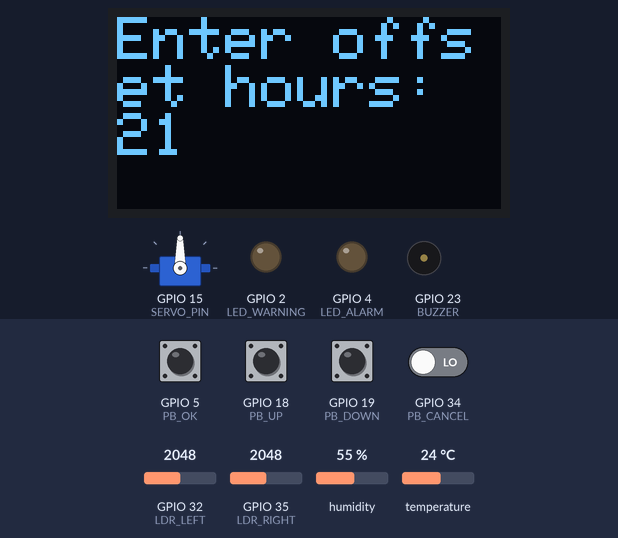
Bench run of a program on a simulated ESP32. Shown: servo, 128×64 one-colour display, output pins drawn as LEDs (lit = HIGH), buzzer (waves = sounding, pin HIGH). The inputs (shaded band) are chosen by the test bench; at power-on: GPIO 18 (PB_UP) HIGH, GPIO 5 (PB_OK), GPIO 19 (PB_DOWN), GPIO 34 (PB_CANCEL) LOW, humidity 55 %, GPIO 32 (LDR_LEFT) = 2048, GPIO 35 (LDR_RIGHT) = 2048, temperature 24 °C. WiFi joins after 1.5 s; servers stay silent unless stated; the local clock reads 2024-03-15 10:24:30 at power-on unless the program sets it; no MQTT or app messages arrive unless stated; what the program prints to the serial monitor is not drawn.

Above: at 4.4 s.
4.5 s: GPIO 19 (PB_DOWN) pulled HIGH for 1 s
At 6.1 s:
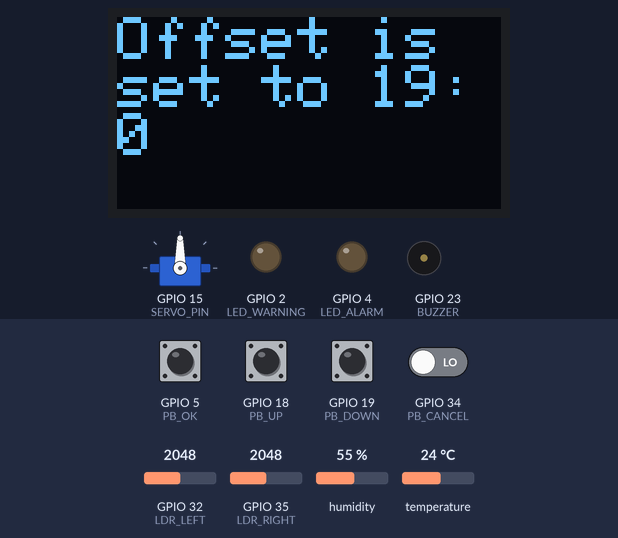
7.9 s: humidity set to 59 %
9.4 s: humidity set to 62 %
At 10.07 s:
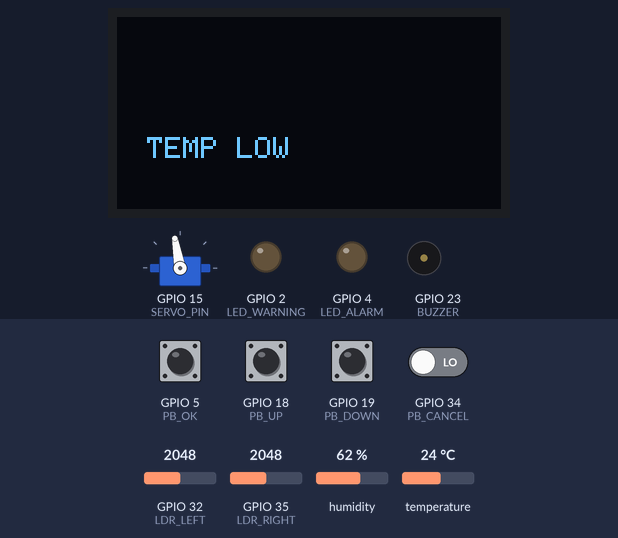
12.0 s: GPIO 34 (PB_CANCEL) driven HIGH
At 12.6 s:
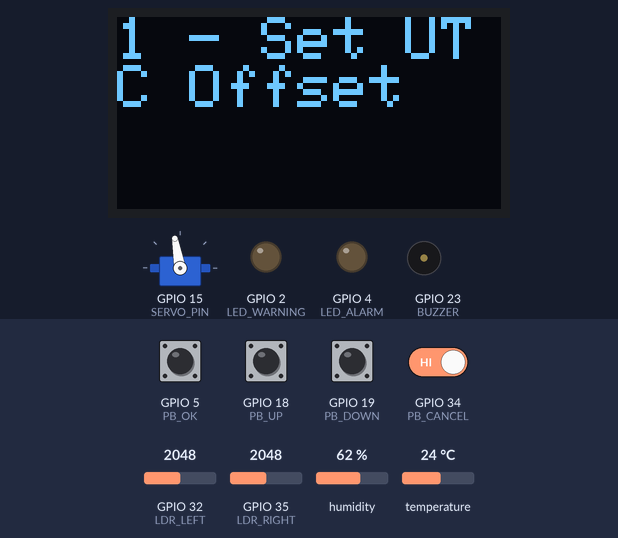
15.0 s: GPIO 19 (PB_DOWN) pulled HIGH for 0.6 s
At 16.0 s:
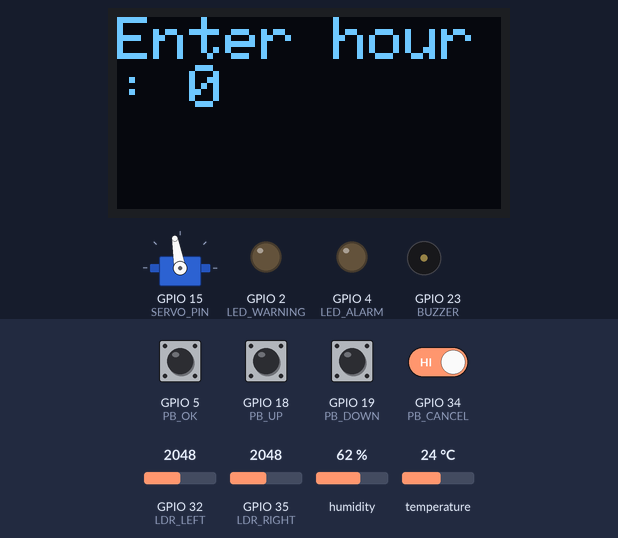
18.5 s: GPIO 19 (PB_DOWN) pulled HIGH for 0.6 s
At 19.41 s:
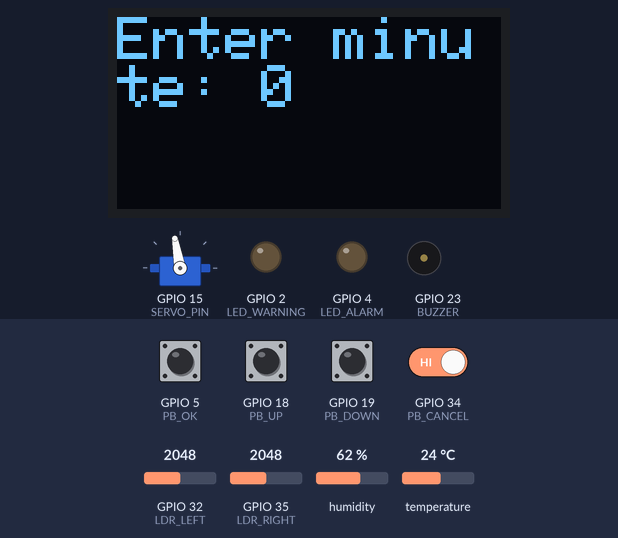
Timing chart, 0 to 21.5 s (numbered marks = the images above; inputs shaded):
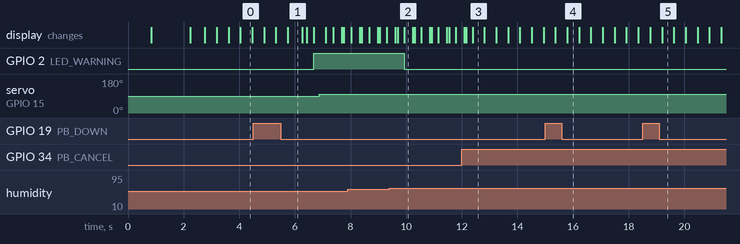

Measured:
- the behaviour switches between 60 and 61 % on humidity (found by bisection; images 1 and 2)
- after the input at 4.5 s, GPIO 2 (LED_WARNING): LOW → HIGH after 2.2 s; servo on GPIO 15 (SERVO_PIN): 90° → 100° after 2.4 s; the display: first differs from a run without the input after 0.82 s (image 1 shows a later state)
- after the input at 9.4 s, GPIO 2 (LED_WARNING): HIGH → LOW after 0.53 s; the display: first differs from a run without the input after 0.53 s (image 2)
- after the input at 12.0 s, the display: first differs from a run without the input after 0.39 s (image 3)
- after the input at 15.0 s, the display: first differs from a run without the input after 0.79 s (image 4)
- after the input at 18.5 s, the display: first differs from a run without the input after 0.70 s (image 5)
- what the display in image 0 shows lasts 0.5 s, from 4.0 s to 4.5 s

The program:

main.cpp
```cpp
#include <Arduino.h>

#include "oled.h"
#include "buttons.h"
#include "time_alarm.h"
#include "temp_humidity.h"
#include "ldr.h"
#include "servomotor.h"
#include "connectivity.h"

struct datetime date_time;
struct datetime offset = {};

int angleOffset = 30;
float gammaFactor = 0.75;

// Function Declarations
void run_mode(int);
int calculateServoAngle(int, int, int, float);
void slideWindow(int, float);

void setup()
{
  pinMode(BUZZER, OUTPUT);
  pinMode(LED_ALARM, OUTPUT);
  pinMode(LED_WARNING, OUTPUT);
  pinMode(PB_CANCEL, INPUT);
  pinMode(PB_OK, INPUT);
  pinMode(PB_UP, INPUT);
  pinMode(PB_DOWN, INPUT);
  pinMode(LDR_LEFT, INPUT);
  pinMode(LDR_RIGHT, INPUT);
  pinMode(SERVO_PIN, OUTPUT);

  dhtSensor.setup(DHTPIN, DHTesp::DHT22);
  servoInitialize();

  Serial.begin(115200);

  if (!display.begin(SSD1306_SWITCHCAPVCC, SCREEN_ADDRESS))
  {
    Serial.println("OLED Display Initialization Failed.");
    for (;;)
      ;
  }

  display.clearDisplay();
  displayLine("MediBox", 20, 20, 2);
  delay(500);
  display.clearDisplay();

  WiFi.begin("Wokwi-GUEST", "", 6);
  while (WiFi.status() != WL_CONNECTED)
  {
    delay(250);
    display.clearDisplay();
    displayLine("Connecting to Wi-Fi...", 0, 0, 1);
  }
  display.clearDisplay();
  displayLine("Connected to Wi-Fi", 0, 0, 1);
  delay(500);

  // Setting up MQTT Connection
  setupMQTT();

  // Initialize the `alarm_triggered` array to `true` in the beginning,
  // so that alarms will not trigger at unwanted times.
  for (int i = 0; i < n_alarms; i++)
  {
    alarm_triggered[i] = true;
  }

  // Initially, the user is required to update their time zone.
  run_mode(0);
}

void loop()
{
  update_time_with_check_alarm(&date_time);

  if (digitalRead(PB_OK) == LOW)
  {
    delay(200);
    bool mode_changed = go_to_menu();
    if (mode_changed)
    {
      run_mode(current_mode);
    }
  }

  check_temp_humidity();

  if (subscribedAngleOffsetChanged) {
    angleOffset = subscribedAngleOffset;
    subscribedAngleOffsetChanged = false;
  }
  if (subscribedGammaFactorChanged) {
    gammaFactor = subscribedGammaFactor;
    subscribedGammaFactorChanged = false;
  }
  slideWindow(angleOffset, gammaFactor);

  // Communication with the NodeRED Dashboard

  if (!mqttClient.connected()) {
    Serial.println("Reconnecting to MQTT Broker...");
    connectToBroker();
  }

  mqttClient.loop();

  mqtt_publish("2853_MEDIBOX_LDR_LEFT", getIntensity(LDR_LEFT));
  mqtt_publish("2853_MEDIBOX_LDR_RIGHT", getIntensity(LDR_RIGHT));
}

void run_mode(int mode)
{
  if (mode == 0)
  {
    set_utc_offset(&offset);
    UTC_OFFSET = 3600 * offset.hours + 60 * offset.minutes;
    configTime(UTC_OFFSET, UTC_OFFSET_DST, NTP_SERVER);
  }

  else if (mode == 1 || mode == 2 || mode == 3)
  {
    set_alarm(mode - 1);
  }

  else if (mode == 4)
  {
    alarm_enabled = false;
    display.clearDisplay();
    displayLine("All alarms are disabled.", 0, 0, 2);
    delay(500);
  }
}

int calculateServoAngle(int leftLDR, int rightLDR, int offset, float gamma) {
  float D;
  if (leftLDR >= rightLDR) D = 1.5;
  else D = 0.5;

  float maxValue = 4063.0;
  float I = max(leftLDR, rightLDR) / maxValue;

  int angle = min(offset * D + (180 - offset) * I * gamma, (float) 180);

  return angle;
}

void slideWindow(int offset, float gamma) {
  int leftValue = getIntensity(LDR_LEFT);
  int rightValue = getIntensity(LDR_RIGHT);

  int angle = calculateServoAngle(leftValue, rightValue, offset, gamma);

  turnServo(angle);

  // The following part shows jitter in the simulation.

  // // Turn servo motor slowly.
  // int currentAngle = max(min(getCurrentAngle(), 180), 0);
  // Serial.print("Current Angle: ");
  // Serial.println(currentAngle);

  // if (angle > currentAngle) {
  //   for (int i = currentAngle; i <= angle; i++) {
  //     turnServo(i);
  //     delay(10);
  //   }
  // } else if (angle < currentAngle) {
  //   for (int i = currentAngle; i >= angle; i--) {
  //     turnServo(i);
  //     delay(10);
  //   }
  // }
}
```

buttons.h
```cpp
#ifndef BUTTONS_H
#define BUTTONS_H

#include <Arduino.h>

#define PB_CANCEL 34
#define PB_OK 5
#define PB_UP 18
#define PB_DOWN 19

extern int current_mode;

int wait_for_button_press();
bool go_to_menu();

#endif
```

connectivity.h
```cpp
#ifndef CONNECTIVITY_H
#define CONNECTIVITY_H

#include <Arduino.h>
#include <WiFi.h>
#include <PubSubClient.h>

extern WiFiClient espClient;
extern PubSubClient mqttClient;

extern int subscribedAngleOffset;
extern bool subscribedAngleOffsetChanged;
extern float subscribedGammaFactor;
extern bool subscribedGammaFactorChanged;

void setupMQTT();
void connectToBroker();
void recieveCallback(char *, byte *, unsigned int);
void mqtt_publish(char *, float);

#endif
```

ldr.h
```cpp
#ifndef LDR_H
#define LDR_H

#define LDR_LEFT 32
#define LDR_RIGHT 35

int getIntensity(int);

#endif
```

oled.h
```cpp
#ifndef OLED_H
#define OLED_H

#include <Wire.h>
#include <Adafruit_SSD1306.h>
#include <Adafruit_GFX.h>

#define SCREEN_WIDTH 128
#define SCREEN_HEIGHT 64
#define OLED_RESET -1
#define SCREEN_ADDRESS 0x3c

extern Adafruit_SSD1306 display;

void displayLine(String, int, int, int);

#endif
```

servomotor.h
```cpp
#ifndef SERVOMOTOR_H
#define SERVOMOTOR_H

#define SERVO_PIN 15

#include <ESP32Servo.h>

extern Servo servo;

void servoInitialize();
void turnServo(int);
int getCurrentAngle();

#endif
```

temp_humidity.h
```cpp
#ifndef TEMP_HUMIDITY_H
#define TEMP_HUMIDITY_H

#include <DHTesp.h>
#define DHTPIN 12
#define LED_WARNING 2

extern DHTesp dhtSensor;

void check_temp_humidity();

#endif
```

time_alarm.h
```cpp
#ifndef TIME_ALARM_H
#define TIME_ALARM

#include <WiFi.h>

#define NTP_SERVER "pool.ntp.org"
#define UTC_OFFSET_DST 0

#define BUZZER 23
#define LED_ALARM 4

extern const int n_alarms;
extern long int UTC_OFFSET; // In seconds
extern bool alarm_enabled;
extern bool alarm_triggered[];

struct datetime
{
    int days = 0;
    int hours = 0;
    int minutes = 0;
    int seconds = 0;
};

void print_time_now(struct datetime *);
void set_utc_offset(struct datetime *);
void update_time(struct datetime *);
void set_alarm(int);
void update_time_with_check_alarm(struct datetime *);
void ring_alarm();

#endif
```

buttons.cpp
```cpp
#include <Arduino.h>

#include "buttons.h"
#include "oled.h"

int max_modes = 5;
String modes[] = {"1 - Set UTC Offset", "2 - Set Alarm 1", "3 - Set Alarm 2", "4 - Set Alarm 3", "5 - Disable Alarms"};

int current_mode = 0;

int wait_for_button_press()
{
    unsigned long int time = millis();

    while (millis() - time <= 5000) // Times-out in 5 seconds.
    {
        if (digitalRead(PB_UP) == LOW)
        {
            delay(200);
            return PB_UP;
        }
        else if (digitalRead(PB_DOWN) == LOW)
        {
            delay(200);
            return PB_DOWN;
        }
        else if (digitalRead(PB_CANCEL) == LOW)
        {
            delay(200);
            return PB_CANCEL;
        }
        else if (digitalRead(PB_OK) == LOW)
        {
            delay(200);
            return PB_OK;
        }
    }
    return PB_CANCEL;
}

bool go_to_menu()
{
    int temp_mode = current_mode;

    unsigned long int time = millis();

    // Time-outs after 5 seconds.
    // This is important for alarms and warnings to work,
    // if the user leaves the device unattended in the 'menu'.
    while (digitalRead(PB_CANCEL) == HIGH && millis() - time <= 5000)
    {
        display.clearDisplay();
        displayLine(modes[temp_mode], 0, 0, 2);

        int pressed = wait_for_button_press();
        time = millis(); // Refreshes time for another 5 seconds.

        if (pressed == PB_UP)
        {
            delay(200);
            temp_mode += 1;
            temp_mode = temp_mode % max_modes;
        }
        else if (pressed == PB_DOWN)
        {
            delay(200);
            temp_mode -= 1;
            if (temp_mode < 0)
            {
                temp_mode = max_modes - 1;
            }
        }
        else if (pressed == PB_OK)
        {
            delay(200);
            current_mode = temp_mode;
            return true;
        }
        else if (pressed == PB_CANCEL)
        {
            delay(200);
            break;
        }
    }
    return false;
}
```

connectivity.cpp
```cpp
#include "connectivity.h"

WiFiClient espClient;
PubSubClient mqttClient(espClient);

int subscribedAngleOffset;
bool subscribedAngleOffsetChanged = false;
float subscribedGammaFactor;
bool subscribedGammaFactorChanged = false;

void setupMQTT()
{
    mqttClient.setServer("test.mosquitto.org", 1883);
    mqttClient.setCallback(recieveCallback);
}

void connectToBroker()
{
    while (!mqttClient.connected())
    {
        Serial.println("Attempting MQTT connection...");
        if (mqttClient.connect("ESP32Client-68435039325930567"))
        {
            Serial.println("MQTT Connected");
            mqttClient.subscribe("2853_MEDIBOX_ANGLE");
            mqttClient.subscribe("2853_MEDIBOX_FACTOR");
            mqttClient.subscribe("2853_MEDIBOX_ALARM");
        }
        else
        {
            Serial.print("Failed To connect to MQTT Broker");
            Serial.println(mqttClient.state());
            delay(5000);
        }
    }
}

void recieveCallback(char *topic, byte *payload, unsigned int length)
{
    Serial.print("Message arrived [");
    Serial.print(topic);
    Serial.print("] ");
    char payloadCharArr[length];
    Serial.print("Message Received: ");

    for (int i = 0; i < length; i++)
    {
        Serial.print((char)payload[i]);
        payloadCharArr[i] = (char)payload[i];
    }
    Serial.println();

    if (strcmp(topic, "2853_MEDIBOX_ANGLE") == 0)
    {
        subscribedAngleOffset = atoi(payloadCharArr);
        subscribedAngleOffsetChanged = true;
    }
    else if (strcmp(topic, "2853_MEDIBOX_FACTOR") == 0)
    {
        subscribedGammaFactor = atoi(payloadCharArr);
        subscribedGammaFactorChanged = true;
    }
    else if (strcmp(topic, "2853_MEDIBOX_ALARM") == 0)
    {
        // Received data should be handled appropriately.
        // Detect which alarm, and assign it.
    }
}

void mqtt_publish(char *topic, float value)
{
    if ((int)value == value)
    {
        const int length = String(int(value)).length();
        char valueArr[length + 1];
        String(int(value)).toCharArray(valueArr, length + 1);
        mqttClient.publish(topic, valueArr);
    }
    else
    {
        const int length = String(value).length();
        char valueArr[length + 1];
        String(value).toCharArray(valueArr, length + 1);
        mqttClient.publish(topic, valueArr);
    }
}
```

ldr.cpp
```cpp
#include "Arduino.h"

#include "ldr.h"

int getIntensity(int ldr) {
    int intensity = 0;
    int maxValue  = 4063;

    // LDR output has an inverse relationship with the light intensity.

    if (ldr == LDR_LEFT) {
        intensity = maxValue - analogRead(LDR_LEFT);
    } else if (ldr == LDR_RIGHT) {
        // Serial.println("Reading RIGHT");
        intensity = maxValue - analogRead(LDR_RIGHT);
    }

    return intensity;
}
```

oled.cpp
```cpp
#include "oled.h"

Adafruit_SSD1306 display(SCREEN_WIDTH, SCREEN_HEIGHT, &Wire, OLED_RESET);

void displayLine(String text, int column, int row, int textSize)
{
    display.setCursor(column, row);
    display.setTextSize(textSize);
    display.setTextColor(SSD1306_WHITE);
    display.println(text);
    display.display();
}
```

servomotor.cpp
```cpp
#include <Arduino.h>

#include "servomotor.h"

Servo servo;

void servoInitialize() {
    servo.attach(SERVO_PIN);
}

void turnServo(int angle) {
    servo.write(angle);
}

int getCurrentAngle() {
    return servo.read();
}
```

temp_humidity.cpp
```cpp
#include "temp_humidity.h"
#include "oled.h"
#include "connectivity.h"

const int TEMP_MAX = 32;
const int TEMP_MIN = 26;
const int HUMD_MAX = 80;
const int HUMD_MIN = 60;

DHTesp dhtSensor;

void check_temp_humidity()
{
    TempAndHumidity data = dhtSensor.getTempAndHumidity();
    bool warning = false;

    if (data.temperature >= TEMP_MAX)
    {
        display.clearDisplay();
        displayLine("TEMP HIGH", 10, 40, 1);
        warning = true;
    }
    else if (data.temperature <= TEMP_MIN)
    {
        display.clearDisplay();
        displayLine("TEMP LOW", 10, 40, 1);
        warning = true;
    }
    else
    {
        warning = false;
    }

    if (data.humidity >= HUMD_MAX)
    {
        display.clearDisplay();
        displayLine("HUMIDITY HIGH", 10, 50, 1);
        warning = true;
    }
    else if (data.humidity <= HUMD_MIN)
    {
        display.clearDisplay();
        displayLine("HUMIDITY LOW", 10, 50, 1);
        warning = true;
    }
    else
    {
        warning = false;
    }

    if (warning)
    {
        digitalWrite(LED_WARNING, HIGH);
    }
    else
    {
        digitalWrite(LED_WARNING, LOW);
    }

    // Publishing temperature and humidity to the broker.
    mqtt_publish("2853_MEDIBOX_TEMP", data.temperature);
    mqtt_publish("2853_MEDIBOX_HUMIDITY", data.humidity);

    delay(200);
}
```

Source omitted: time_alarm.cpp (6525 bytes)
